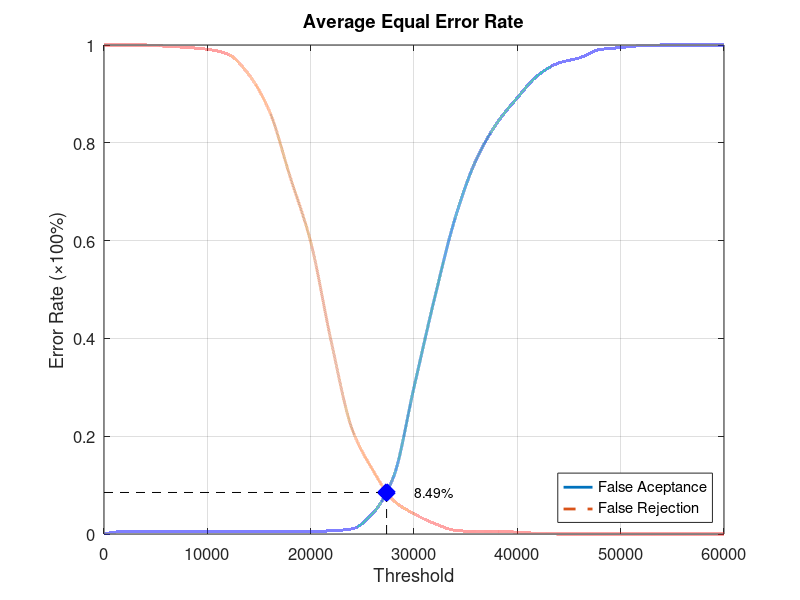
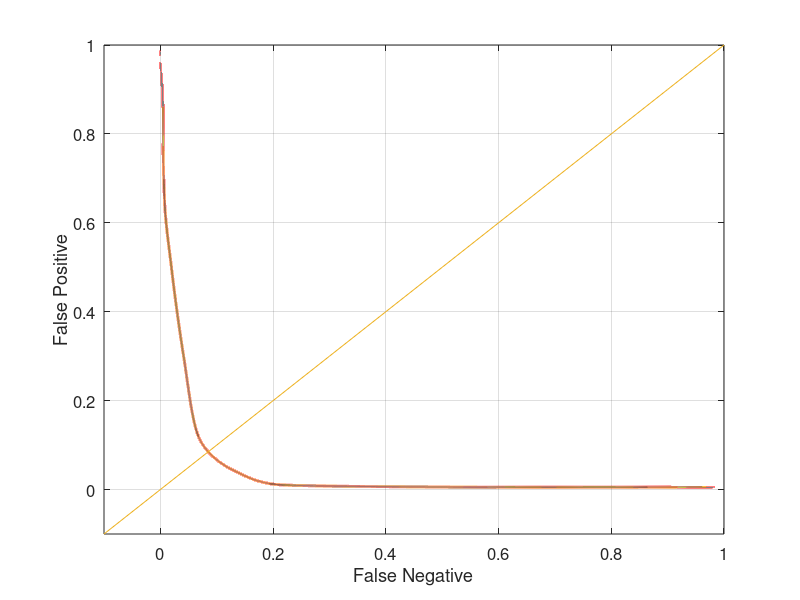

Here is the MATLAB script that generated these plots, in order:
function yEER = Experiment3Average
close all;
clear;
clc;
x = 0:2000:60000;
xq = 0:0.5:60000;

y0 = [0 0.00526316 0.00526316 0.00526316 0.00526316 0.00526316 0.00526316 0.00526316 0.00526316 0.00526316 0.00526316 0.00657895 0.0105263 0.0421053 0.115789 0.3 0.482895 0.647368 0.764474 0.839474 0.892105 0.938158 0.963158 0.973684 0.99079 0.994737 0.998684 1 1 1 1];
yy0 = interp1(x, y0, xq, 'pchip');
y1 = [1 1 1 0.9975 0.995 0.99125 0.98125 0.94 0.865 0.73125 0.5975 0.3925 0.215 0.13125 0.06875 0.04125 0.02125 0.0075 0.005 0.005 0.00375 0.00125 0 0 0 0 0 0 0 0 0];
yy1 = interp1(x, y1, xq, 'pchip');

% Calculating EER: 
y2 = abs(y0 - y1);
find(y2 == min(y2))
yy2 = abs(yy0 - yy1);
xEER = find(yy2 == min(yy2));
xEERIndex = xq(xEER) % X-axis EER
yEER = yy0(xEER) % Y-axis EER

main = figure
plot(xq, yy0,'-','LineWidth', 2);	hold on
plot(xq, yy1,'--','LineWidth', 2);	hold on
plot([xEERIndex xEERIndex], [0 yEER], 'k--');	hold on
plot([0 xEERIndex], [yEER yEER], 'k--');	hold on
plot(xEERIndex, yEER, 'bx', 'LineWidth', 10);	hold on
text(xEERIndex + 10 * xEERIndex / 100, yEER, [num2str(round((10000 * yEER)) / 100) '%'])
legend('False Aceptance', 'False Rejection', 'Location', 'SouthEast')
xlabel('Threshold')
ylabel('Error Rate (\times100%)')
title('Average Equal Error Rate')
set(gca, 'FontSize', 12)
axis([0 60000 0 1])
grid on

print(main, 'Experiment3AverageMain', '-dpng');
FNRxFPR = figure('Color', [1 1 1]);
plot(yy1, yy0, '-', yy1, yy0, 'LineWidth', 2);
hold on
y = -0.1:0.1:1
plot(y, y); 
set(gca, 'FontSize', 12)
xlabel('False Negative')
ylabel('False Positive')
axis([-0.1 1 -0.1 1])
set(gca, 'FontSize', 12)
grid on

print(FNRxFPR, 'Experiment3AverageFNRxFPR','-dpng');
end
